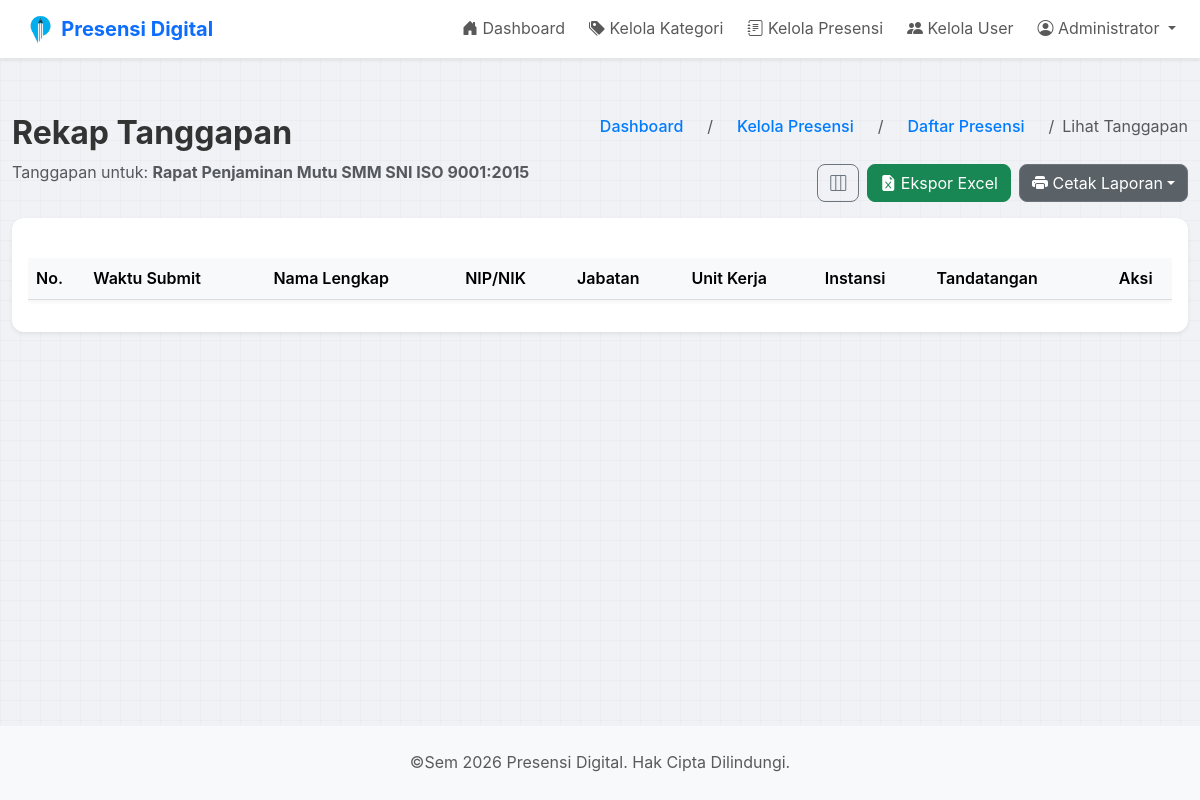
The app's page /formulir/tanggapan.php?id=192 (signed in) with its own data.
### tables this page shows
CREATE TABLE `formulir` (
  `id` int NOT NULL AUTO_INCREMENT,
  `user_id` int NOT NULL,
  `kategori_id` int NOT NULL,
  `judul_pelatihan` varchar(255) NOT NULL,
  `deskripsi` text,
  `status` tinyint(1) NOT NULL DEFAULT '1' COMMENT '1=Aktif, 0=Tidak Aktif',
  `created_at` timestamp NOT NULL DEFAULT CURRENT_TIMESTAMP,
  PRIMARY KEY (`id`),
  KEY `user_id` (`user_id`),
  CONSTRAINT `formulir_ibfk_1` FOREIGN KEY (`user_id`) REFERENCES `users` (`id`) ON DELETE CASCADE
);

CREATE TABLE `pertanyaan` (
  `id` int NOT NULL AUTO_INCREMENT,
  `formulir_id` int NOT NULL,
  `tipe_pertanyaan` enum('text','paragraf','dropdown','checkbox','pilihanganda','upload','tandatangan') NOT NULL,
  `isi_pertanyaan` text NOT NULL,
  `pilihan` text,
  `wajib_diisi` tinyint(1) NOT NULL DEFAULT '1',
  `urutan` int NOT NULL,
  PRIMARY KEY (`id`),
  KEY `formulir_id` (`formulir_id`),
  CONSTRAINT `pertanyaan_ibfk_1` FOREIGN KEY (`formulir_id`) REFERENCES `formulir` (`id`) ON DELETE CASCADE
);

### formulir/tanggapan.php (the view, shortened to what this page needs)
<?php
require_once '../config.php';
$formulir_id = $_GET['id'];
$stmt_info = $conn->prepare("SELECT f.judul_pelatihan, f.kategori_id, k.user_id FROM formulir f JOIN kategori k ON f.kategori_id = k.id WHERE f.id = ?");
$stmt_info->bind_param("i", $formulir_id);
$stmt_info->execute();
$info_result = $stmt_info->get_result();
$formulir_info = $info_result->fetch_assoc();
$judul_pelatihan = $formulir_info['judul_pelatihan'];
$kategori_id_formulir = $formulir_info['kategori_id'];
$stmt_p = $conn->prepare("SELECT id, isi_pertanyaan, tipe_pertanyaan FROM pertanyaan WHERE formulir_id = ? ORDER BY urutan ASC");
$stmt_p->bind_param("i", $formulir_id);
$stmt_p->execute();
$pertanyaan_result = $stmt_p->get_result();
$questions = [];
while ($row = $pertanyaan_result->fetch_assoc()) $questions[] = $row;
include '../header.php';
?>
<div class="no-print">
    <div class="d-flex justify-content-between align-items-start mb-3">
        <div>
            <h1 class="h2 fw-bold">Rekap Tanggapan</h1>
            <p class="text-muted mb-0">Tanggapan untuk: <strong><?php echo htmlspecialchars($judul_pelatihan); ?></strong></p>
        </div>
        <div class="d-flex flex-column align-items-end">
            <nav style="--bs-breadcrumb-divider: '/';" aria-label="breadcrumb">
                <ol class="breadcrumb">
                    <li class="breadcrumb-item"><a href="<?php echo BASE_URL; ?>index.php">Dashboard</a></li>
                    <li class="breadcrumb-item"><a href="<?php echo BASE_URL; ?>kelola_presensi.php">Kelola Presensi</a></li>
                    <li class="breadcrumb-item"><a href="<?php echo BASE_URL; ?>daftar_presensi.php?kategori_id=<?php echo $kategori_id_formulir ?? ''; ?>">Daftar Presensi</a></li>
                    <li class="breadcrumb-item active" aria-current="page">Lihat Tanggapan</li>
                </ol>
            </nav>
            <div class="d-flex gap-2 mt-2">
                <button class="btn btn-outline-secondary" data-bs-toggle="modal" data-bs-target="#kolomModal" title="Pilih Kolom"><i class="bi bi-layout-three-columns"></i></button>
                <button class="btn btn-success" id="export-excel-btn"><i class="bi bi-file-earmark-excel-fill"></i> Ekspor Excel</button>
                <div class="btn-group">
                    <button type="button" class="btn btn-secondary dropdown-toggle" data-bs-toggle="dropdown" aria-expanded="false"><i class="bi bi-printer-fill"></i> Cetak Laporan</button>
                </div>
            </div>
        </div>
    </div>
    <div class="card shadow-sm">
        <div class="card-body">
            <div class="table-responsive">
                <table class="table table-hover align-middle" id="tabel-tanggapan">
                    <thead class="table-light">
                        <tr>
                            <th data-column-index="0" style="width: 5%;">No.</th>
                            <th data-column-index="1">Waktu Submit</th>
                            <?php
                            $columnIndex = 2;
                            foreach ($questions as $q):
                            ?>
                                <th data-column-index="<?php echo $columnIndex++; ?>">
                                    <?php echo htmlspecialchars($q['isi_pertanyaan']); ?>
                                </th>
                            <?php endforeach; ?>
                            <th class="text-center no-print" data-column-index="<?php echo $columnIndex; ?>">Aksi</th>
                        </tr>
                    </thead>
                </table>
            </div>
        </div>
    </div>
</div>
<?php include '../footer.php'; ?>

### assets/css/style.css (style rules this page uses)
body { font-family: -apple-system, BlinkMacSystemFont, "Segoe UI", Roboto, Helvetica, Arial, sans-serif; line-height: 1.6; background-color: #f4f7f6; margin: 0; color: #333; }
nav { display: flex; justify-content: space-between; align-items: center; }
nav a { color: #007bff; text-decoration: none; font-weight: 500; padding: 0.5rem 1rem; border-radius: 5px; }
table { width: 100%; border-collapse: collapse; margin-top: 1.5rem; background-color: #fff; box-shadow: 0 2px 4px rgba(0,0,0,0.05); }
th, td { padding: 12px 15px; text-align: left; border-bottom: 1px solid #ddd; }
thead th { background-color: #f8f9fa; font-weight: 600; }
button, input[type="submit"] { background-color: #87CEFA; color: white; padding: 10px 20px; border: none; border-radius: 4px; cursor: pointer; font-size: 1rem; }
button[type="button"] { background-color: #5a6268 ; }
a { color: #007bff; }
h1, h2, h3 { color: #343a40; }
body { background-color: #f8f9fa; background-image: linear-gradient(rgba(0, 0, 0, 0.02) 1px, transparent 1px), linear-gradient(90deg, rgba(0, 0, 0, 0.02) 1px, transparent 1px); background-size: 20px 20px; }
.card { border: none; border-radius: 0.75rem; }
.btn { border-radius: 0.5rem; }
.table-responsive { border-radius: 0.75rem; }
body { background-color: #f0f2f5; }

### records on screen
formulir: judul_pelatihan "Rapat Penjaminan Mutu SMM SNI ISO 9001:2015"
pertanyaan: isi_pertanyaan "Nama Lengkap"
pertanyaan: isi_pertanyaan "NIP/NIK"
pertanyaan: isi_pertanyaan "Jabatan"
pertanyaan: isi_pertanyaan "Unit Kerja"
pertanyaan: isi_pertanyaan "Instansi"
pertanyaan: isi_pertanyaan "Tandatangan"

### other values on screen
$_SESSION['nama_lengkap'] "Administrator"
